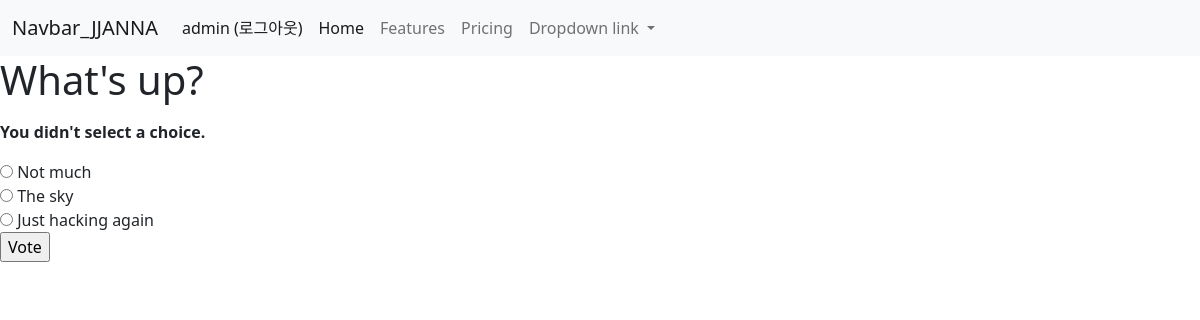
/polls/1/vote/ (signed in), run on the app's committed database.
### polls/models.py (models this page shows, shortened)
class Question(models.Model):
    question_text = models.CharField(max_length=200)
    pub_date = models.DateTimeField('date published')

class Choice(models.Model):
    question = models.ForeignKey(Question, on_delete=models.CASCADE)
    choice_text = models.CharField(max_length=200)
    votes = models.IntegerField(default=0)

### polls/views.py (the view)
# urls.py: path('<int:question_id>/vote/', views.vote, name='vote'),
def vote(request, question_id):
    question = get_object_or_404(Question, pk=question_id)
    try:
        selected_choice = question.choice_set.get(pk=request.POST['choice'])
    except (KeyError, Choice.DoesNotExist):
        return render(request, 'polls/detail.html', {
            'question': question,
            'error_message': "You didn't select a choice.",
        })
    else:
        selected_choice.votes += 1
        selected_choice.save()
        return HttpResponseRedirect(reverse('polls:results', args=(question.id,)))

### templates/polls/detail.html (shortened to what this page needs)
{% extends 'base.html' %}
{% block content %}
<form action="{% url 'polls:vote' question.id %}" method="post">
    <fieldset>
        <legend><h1>{{ question.question_text }}</h1></legend>
        {% if error_message %}<p><strong>{{ error_message }}</strong></p>{% endif %}
        {% for choice in question.choice_set.all %}
            <input type="radio" name="choice" id="choice{{ forloop.counter }}" value="{{ choice.id }}">
            <label for="choice{{ forloop.counter }}">{{ choice.choice_text }}</label><br>
        {% endfor %}
    </fieldset>
    <input type="submit" value="Vote">
    </form>
    {% endblock %}

### templates/navbar.html (shortened to what this page needs)
<nav class="navbar navbar-expand-lg navbar-light bg-light">
  <div class="container-fluid">
    <a class="navbar-brand" href="/">Navbar_JJANNA</a>
    <div class="collapse navbar-collapse" id="navbarNavDropdown">
      <ul class="navbar-nav">
        <li class="nav-item">
          {% if user.is_authenticated %}
          <a class="nav-link active" aria-current="page" href="{% url 'common:logout' %}">{{ user.username }} (로그아웃)</a>
          {% else %}
          <a class="nav-link active" aria-current="page" href="{% url 'common:login' %}">로그인</a>
          {% endif %}
        </li>
          <li class="nav-item">
          <a class="nav-link active" aria-current="page" href="#">Home</a>
        </li>
        <li class="nav-item">
          <a class="nav-link" href="#">Features</a>
        </li>
        <li class="nav-item">
          <a class="nav-link" href="#">Pricing</a>
        </li>
        <li class="nav-item dropdown">
          <a class="nav-link dropdown-toggle" href="#" id="navbarDropdownMenuLink" role="button" data-bs-toggle="dropdown" aria-expanded="false">
            Dropdown link
          </a>
        </li>
      </ul>
    </div>
  </div>
</nav>

### data on the page
Question: question_text "What's up?"
Choice: choice_text "Not much"
Choice: choice_text "The sky"
Choice: choice_text "Just hacking again"

### other printed values
{{ user.username }} "admin"
{{ error_message }} "You didn't select a choice."
